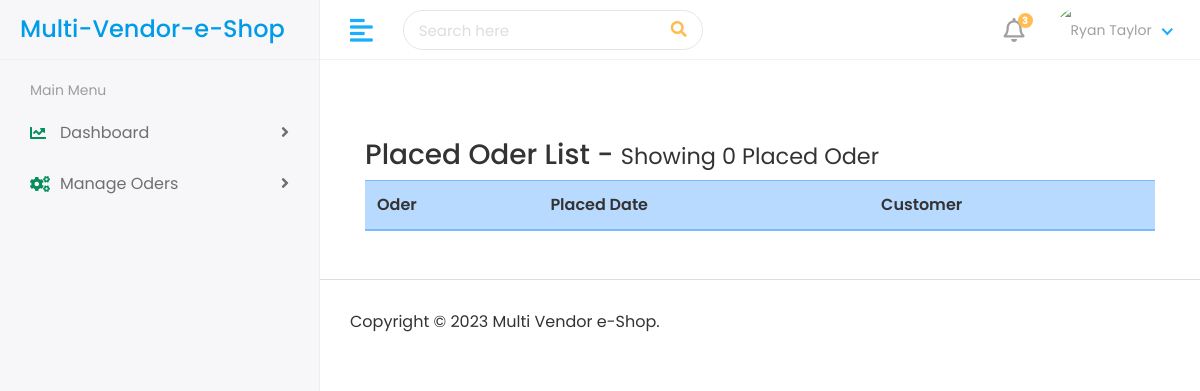
/admin-panel/placed-oder-list/ (signed in), run on an earlier commit of the app's database.
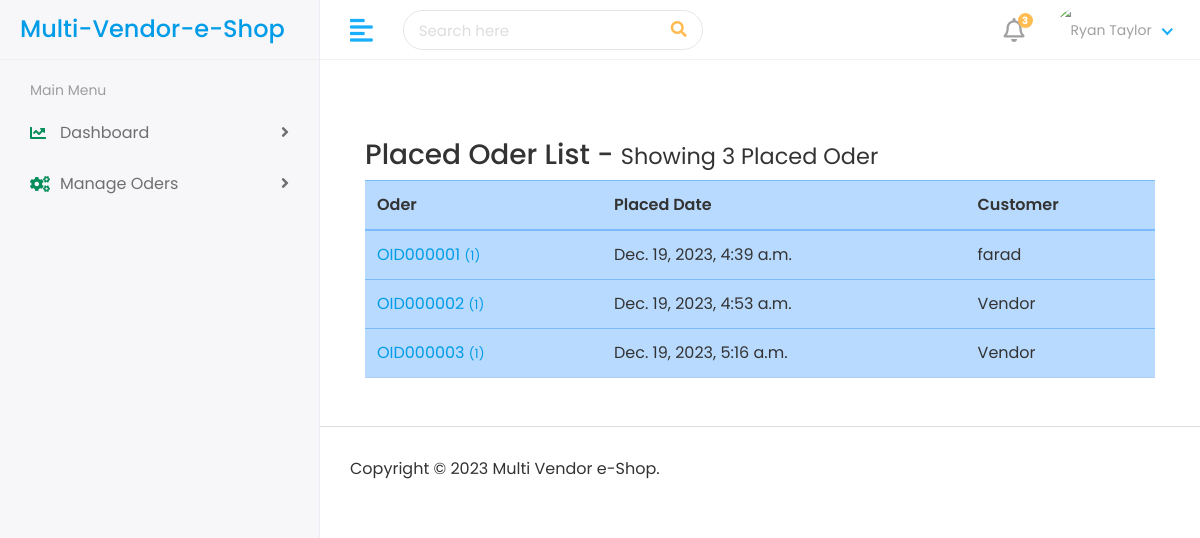
And on a later commit of the database.
### products/models.py (models this page shows, shortened)
class PlacedOder(models.Model):
    STATUS = [
        ("Oder Recived", "Oder Recived"),
        ("Oder Packed", "Oder Packed"),
        ("Oder OnTheWay", "Oder OnTheWay"),
        ("Oder Shipped", "Oder Shipped"),
    ]
    user = models.ForeignKey("accounts.CustomUser", on_delete=models.CASCADE)
    shipping_address = models.ForeignKey(
        CustomerAddress, on_delete=models.DO_NOTHING, related_name="shipping_address"
    )
    sub_total_price = models.FloatField(blank=True, null=True)
    status = models.CharField(max_length=50, choices=STATUS, default="Oder Recived")
    paid = models.BooleanField(default=False)
    placed_date = models.DateTimeField(auto_now_add=True)
    order_number = models.CharField(max_length=12, blank=True, null=True)

### accounts/models.py (models this page shows, shortened)
class CustomUser(AbstractBaseUser, PermissionsMixin):
    USER_ROLE = [
        ('1', 'Customer'),
        ('2', 'Editor'),
        ('3', 'Vendor'),
    ]
    email = models.EmailField(unique=True)
    first_name = models.CharField(max_length=30)
    last_name = models.CharField(max_length=30)
    mobile = models.PositiveIntegerField()
    user_role = models.CharField(choices=USER_ROLE, default=1, max_length=20)
    date_joined = models.DateTimeField(default=timezone.now)
    is_active = models.BooleanField(default=True)
    is_staff = models.BooleanField(default=True)
    objects = CustomUserManager()
    USERNAME_FIELD = 'email'
    REQUIRED_FIELDS = ['first_name', 'last_name','mobile']

### AdminPanel/views.py (the view)
# urls.py: path('admin-panel/placed-oder-list/', views.show_placed_oder_list, name='show_placed_oder_list'),
@login_required(login_url='user_login')
def show_placed_oder_list(request):
    placed_oder_list = PlacedOder.objects.all()
    context={
        'placed_oder_list':placed_oder_list
    }
    return render(request, 'admin-panel/placed-oder-list.html', context)

### templates/admin-panel/placed-oder-list.html (shortened to what this page needs)
{% extends "admin-panel/admin-base.html" %}
{% load static %}
{% block admin-body %}
<div class="container my-5">
    <div class="head-area">
        <h3>Placed Oder List - <small>Showing {{placed_oder_list|length}} Placed Oder</small></h3>
    </div>
    <div class="table-responsive">
        <table class="table table-primary">
            <thead>
                <tr>
                    <th scope="col">Oder</th>
                    <th scope="col">Placed Date</th>
                    <th scope="col">Customer</th>
                </tr>
            </thead>
            <tbody>
                {% for oder in placed_oder_list %}
                    <tr class="">
                        <td scope="row"><a href="{% url 'show_placed_oder_item_list' oder.id %}">{{oder.order_number}} <small>({{oder.order_items.count}})</small></a></td>
                        <td>{{oder.placed_date}}</td>
                        <td>{{oder.user.first_name}}</td>
                    </tr>
                {% endfor %}
            </tbody>
        </table>
    </div>
</div>
{% endblock admin-body %}

What changed in the data, as far as the page shows it:
added PlacedOder: order_number "OID000001", order_items.count "1", placed_date "Dec. 19, 2023, 4:39 a.m.", user.first_name "farad"
added PlacedOder: order_number "OID000002", order_items.count "1", placed_date "Dec. 19, 2023, 4:53 a.m.", user.first_name "Vendor"
added PlacedOder: order_number "OID000003", order_items.count "1", placed_date "Dec. 19, 2023, 5:16 a.m.", user.first_name "Vendor"
Also different on the page:
{{ placed_oder_list|length }}: "0" → "3"
